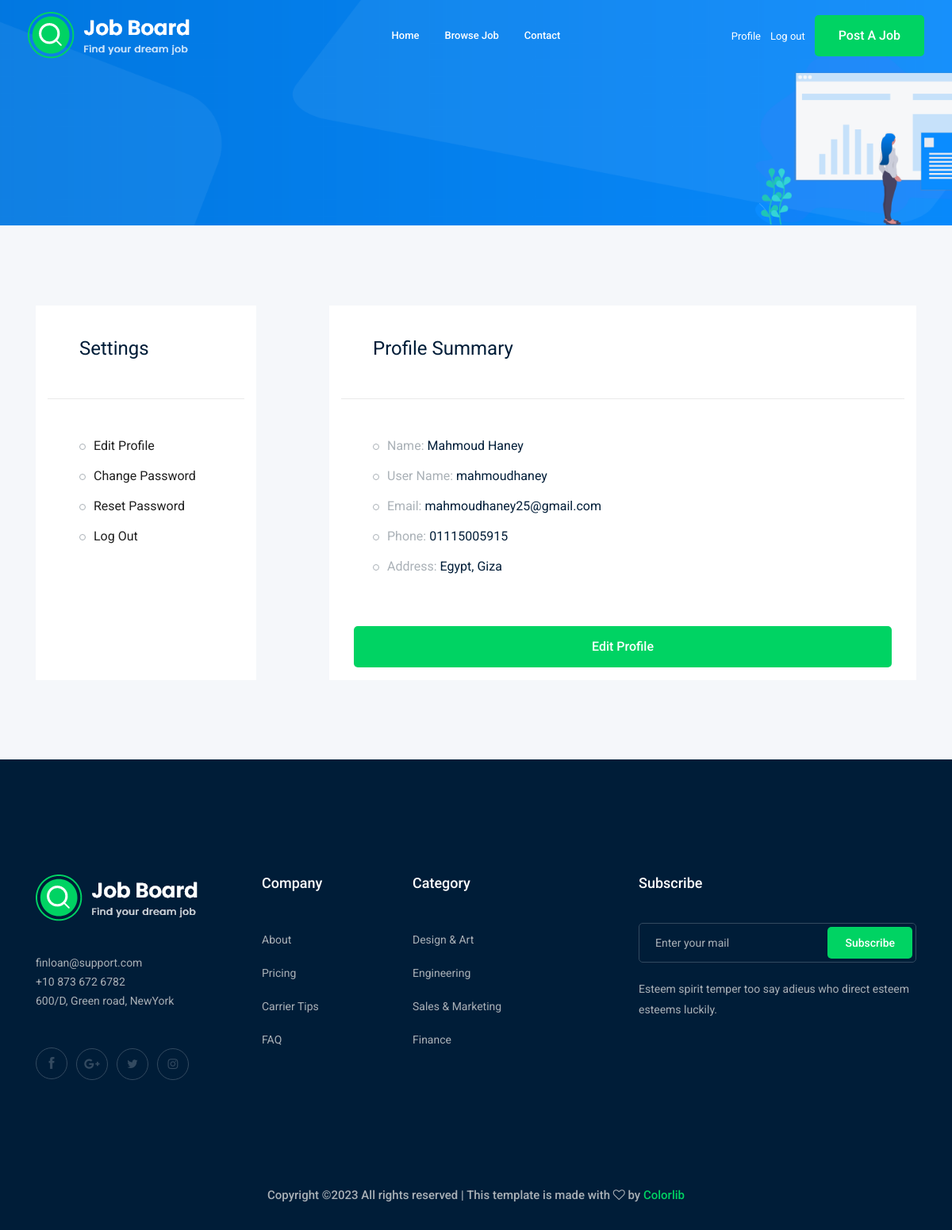
/accounts/profile/ (signed in), run on the app's committed database.
### accounts/models.py (models this page shows)
class Profile(models.Model):
    user = models.OneToOneField(User, on_delete=models.CASCADE)
    address = models.CharField(max_length=100, default='Egypt')
    phone_number = models.CharField(max_length=15)
    image = models.ImageField(upload_to='prfile/')
    def __str__(self) -> str:
        return str(self.user)

### accounts/views.py (the view)
# urls.py: path('profile/', views.profile, name='profile'),
def profile(request):
    profile = Profile.objects.get(user=request.user)
    return render(request, 'accounts/profile.html', {'profile': profile})

### accounts/templates/accounts/profile.html (shortened to what this page needs)
{% extends 'base.html' %}
{% load bootstrap5 %}
{% block content %}
    <div class="bradcam_area bradcam_bg_1">
        <div class="container">
            <div class="row">
                <div class="col-xl-12">
                </div>
            </div>
        </div>
    </div>
    <div class="job_details_area">
        <div class="container">
            <div class="row">
                <div class="col-lg-12 d-flex justify-content-between">
                    <div class="col-lg-3 job_sumary">
                        <div class="summery_header">
                            <h3>Settings</h3>
                        </div>
                        <div class="job_content">
                            <ul>
                                <li><a  href="{% url 'accounts:profile_edit' %}">Edit Profile</a></li>
                                <li><a  href="{% url 'accounts:profile_edit' %}">Change Password</a></li>
                                <li><a  href="{% url 'password_reset' %}">Reset Password</a></li>
                                <li><a  href="{% url 'logout' %}">Log Out</a></li>
                            </ul>
                        </div>
                    </div>
                    <div class="col-lg-8 job_sumary">
                        <div class="summery_header">
                            <h3>Profile Summary</h3>
                        </div>
                        <div class="job_content">
                            <ul>
                                <li>Name: <span>{{profile.user.first_name}} {{profile.user.last_name}}</span></li>
                                <li>User Name: <span>{{profile}}</span></li>
                                <li>Email: <span>{{profile.user.email}}</span></li>
                                <li>Phone: <span>{{profile.phone_number}}</span></li>
                                <li>Address: <span>{{profile.address}}</span></li>
                            </ul>
                        </div>
                        <div class="p-3">
                            <a class="boxed-btn3 w-100" href="{% url 'accounts:profile_edit' %}"> Edit Profile</a>
                        </div>
                    </div>
                </div>
            </div>
        </div>
    </div>
{% endblock content %}

### data on the page
Profile: user.first_name "Mahmoud", user.last_name "Haney", user.username "mahmoudhaney", user.email "mahmoudhaney25@gmail.com", phone_number "01115005915", address "Egypt, Giza"
